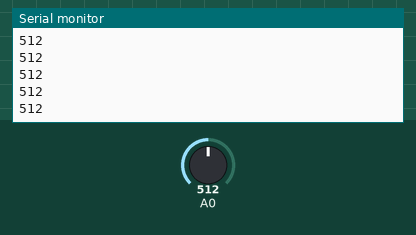
Bench run of a sketch on a simulated Arduino Uno, built with avr-gcc and run on an emulated ATmega328P. Parts: the last lines printed to the serial monitor. The test bench sets the inputs (shaded band); at power-on: A0 = 512.

Above: at 1.2 s.
1.3 s: A0 set to 716
At 1.8 s:
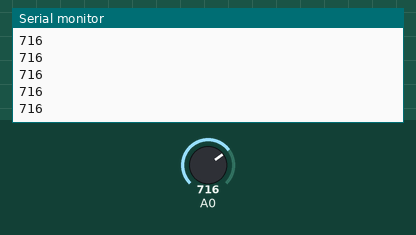
2.8 s: A0 set to 900
At 3.3 s:
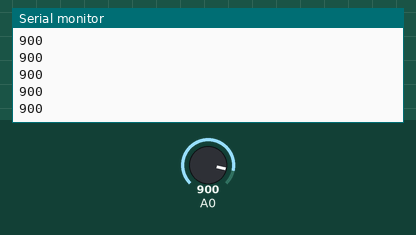
Timing chart, 0 to 5.8 s (numbered marks = the images above; inputs shaded):
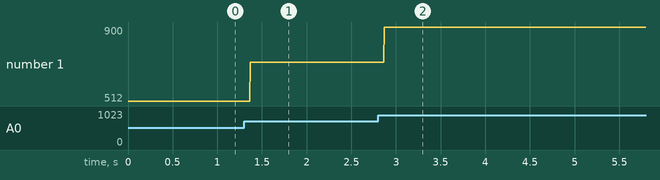

Measured:
- after the input at 1.3 s, the serial monitor: prints a new line after 0.07 s (image 1)
- after the input at 2.8 s, the serial monitor: prints a new line after 0.07 s (image 2)
- plotted number 1: 512 → 716 after the input at 1.3 s, 716 → 900 after the input at 2.8 s

The sketch:

TILT_test.ino
```cpp
// Tilt button on port A8

void setup() {
  Serial.begin(9600);
}

void loop() {
   Serial.println(analogRead(8));
}
```
